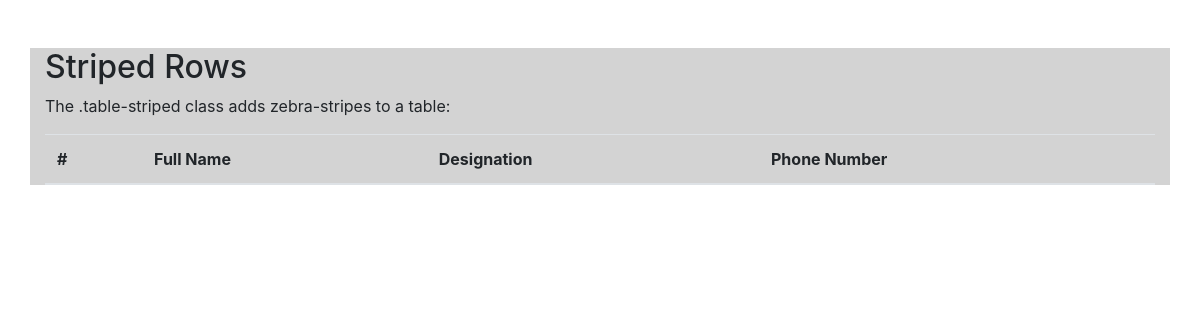
Before: / with the older database file.
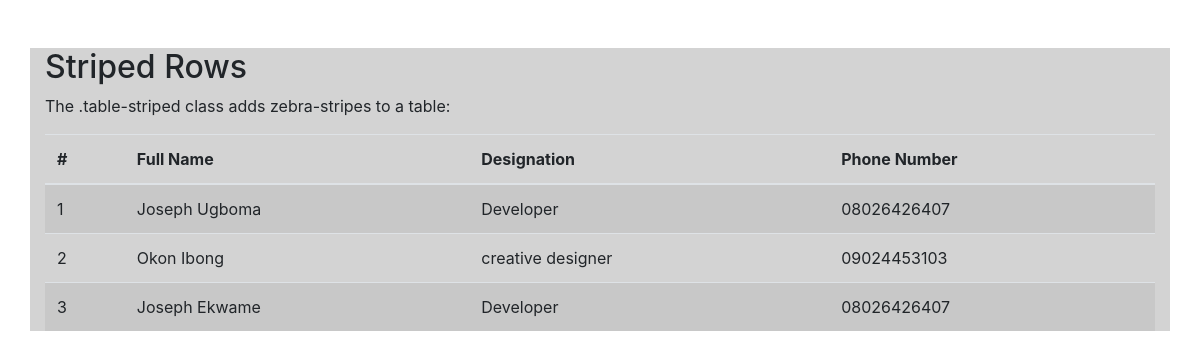
After: the same page with the newer database file.
### employees/models.py (models this page shows, shortened)
class Employee(models.Model):
    first_name = models.CharField(max_length=100)
    last_name = models.CharField(max_length=100)
    photo = models.ImageField(upload_to='images')
    designation = models.CharField(max_length=100)
    email_address = models.EmailField(max_length=100, unique=True)
    phone_number = models.CharField(max_length=12, blank=True)
    created_at = models.DateTimeField(auto_now_add=True)
    updated_at = models.DateTimeField(auto_now=True)

### myproject/views.py (the view)
# urls.py: 2. Add a URL to urlpatterns:  path('', views.home, name='home')
def home(request):
    employees = Employee.objects.all()
    context = {
        'employees': employees
    }
    return render(request,'home.html', context)

### templates/home.html (shortened to what this page needs)
{% load static %}
<!DOCTYPE html>
<html lang="en">
<head>
  <link rel="stylesheet" href="https://cdn.jsdelivr.net/npm/bootstrap@4.6.2/dist/css/bootstrap.min.css">
  <link rel='stylesheet' href="{% static 'css/style.css' %}">
</head>
<body>
<div class="container mt-5">
  <h2>Striped Rows</h2>
  <p>The .table-striped class adds zebra-stripes to a table:</p>
  <table class="table table-striped">
    <thead>
      <tr>
        <th>#</th>
        <th>Full Name</th>
        <th>Designation</th>
        <th>Phone Number</th>
      </tr>
    </thead>
    <tbody>
      {% for emp in employees %}
      <tr>
        <td>{{forloop.counter}}</td>
        <td>{{emp.first_name}} {{ emp.last_name}}</td>
        <td>{{emp.designation}}</td>
        <td>{{emp.phone_number}}</td>
      </tr>
      {% endfor %}
    </tbody>
  </table>
</div>
</body>
</html>

### myproject/static/css/style.css (style rules this page uses)
.container { background-color: lightgray; }

Changed rows visible on the page:
added Employee: first_name "Joseph", last_name "Ugboma", designation "Developer", phone_number "08026426407"
added Employee: first_name "Okon", last_name "Ibong", designation "creative designer", phone_number "09024453103"
added Employee: first_name "Joseph", last_name "Ekwame", designation "Developer", phone_number "08026426407"
